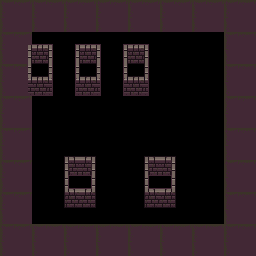

A level layout from a 2D game, rendered from its tile map. Below: a short description, then the map file with its tile-grid data intact:
An orthogonal 16x16 tile map with 16x16 px tiles, 2 tile layers (Floor, Tile Layer 1).

<map version="1.0" tiledversion="2018.07.13" orientation="orthogonal" renderorder="right-down" width="16" height="16" tilewidth="16" tileheight="16" infinite="0" nextlayerid="3" nextobjectid="1">
 <tileset firstgid="1" name="tileset" tilewidth="16" tileheight="16" tilecount="256" columns="16">
  <image source="tileset.png" width="256" height="256" />
 </tileset>
 <layer id="2" name="Floor" width="16" height="16">
  <data encoding="csv">
98,99,98,99,98,99,98,99,98,99,98,99,98,99,98,99,
114,115,114,115,114,115,114,115,114,115,114,115,114,115,114,115,
98,99,0,0,0,0,0,0,0,0,0,0,0,0,98,99,
114,115,0,0,0,0,0,0,0,0,0,0,0,0,114,115,
98,99,0,0,0,0,0,0,0,0,0,0,0,0,98,99,
114,115,0,0,0,0,0,0,0,0,0,0,0,0,114,115,
98,99,0,0,0,0,0,0,0,0,0,0,0,0,98,99,
114,115,0,0,0,0,0,0,0,0,0,0,0,0,114,115,
98,99,0,0,0,0,0,0,0,0,0,0,0,0,98,99,
114,115,0,0,0,0,0,0,0,0,0,0,0,0,114,115,
98,99,0,0,0,0,0,0,0,0,0,0,0,0,98,99,
114,115,0,0,0,0,0,0,0,0,0,0,0,0,114,115,
98,99,0,0,0,0,0,0,0,0,0,0,0,0,98,99,
114,115,0,0,0,0,0,0,0,0,0,0,0,0,114,115,
98,99,98,99,98,99,98,99,98,99,98,99,98,99,98,99,
114,115,114,115,114,115,114,115,114,115,114,115,114,115,114,115
</data>
 </layer>
 <layer id="1" name="Tile Layer 1" width="16" height="16">
  <data encoding="csv">
0,0,0,0,0,0,0,0,0,0,0,0,0,0,0,0,
0,0,0,0,0,0,0,0,0,0,0,0,0,0,0,0,
0,1,2,3,1,2,3,1,2,3,0,0,0,0,0,0,
0,17,18,19,17,18,19,17,18,19,0,0,0,0,0,0,
0,33,34,35,33,34,35,33,34,35,0,0,0,0,0,0,
0,49,50,51,49,50,51,49,50,51,0,0,0,0,0,0,
0,0,0,0,0,0,0,0,0,0,0,0,0,0,0,0,
0,0,0,0,0,0,0,0,0,0,0,0,0,0,0,0,
0,0,0,0,0,0,0,0,0,0,0,0,0,0,0,0,
0,0,0,0,4,5,0,0,0,4,5,0,0,0,0,0,
0,0,0,0,20,21,0,0,0,20,21,0,0,0,0,0,
0,0,0,0,36,37,0,0,0,36,37,0,0,0,0,0,
0,0,0,0,52,53,0,0,0,52,53,0,0,0,0,0,
0,0,0,0,0,0,0,0,0,0,0,0,0,0,0,0,
0,0,0,0,0,0,0,0,0,0,0,0,0,0,0,0,
0,0,0,0,0,0,0,0,0,0,0,0,0,0,0,0
</data>
 </layer>
</map>
